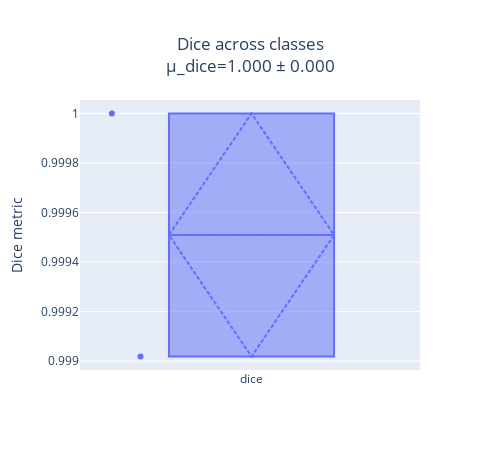

The code cell stored with this chart in its notebook:
### Markdown cell above
## Class Scores (best run)

### Code cell
df_label = agg.grouped_metrics()

fig = go.Figure()
fig.add_trace(
    go.Box(y=df_label["dice_metric"], name="dice", boxmean="sd", boxpoints="all", text=df_label["label_name"])
)
fig.update_layout(
    title_x=0.5,
    title_text=(
        f"Dice across classes<br>μ_dice={df_label['dice_metric'].mean():.03f} ± {np.std(df_label['dice_metric']):.03f}"
    ),
)
fig.update_yaxes(title_text="Dice metric")
fig.update_layout(width=500, autosize=False)

### Figure 1 — Plotly figure (JSON) as saved in the notebook; plotly's stock layout.template omitted (floating-point values rounded to 4 significant figures)
{"data": [{"boxmean": "sd", "boxpoints": "all", "name": "dice", "text": ["lung", "heart"], "type": "box", "y": [0.999, 1]}], "layout": {"autosize": false, "height": 450, "title": {"text": "Dice across classes<br>μ_dice=1.000 ± 0.000", "x": 0.5}, "width": 500, "xaxis": {"autorange": true, "range": [-0.509, 0.5], "type": "category"}, "yaxis": {"autorange": true, "range": [0.999, 1.0], "title": {"text": "Dice metric"}, "type": "linear"}}}
